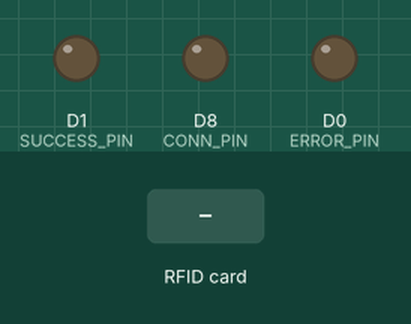
Recording of a sketch running on a simulated ESP8266 (NodeMCU). Shown: output pins drawn as LEDs (lit = HIGH). The inputs (shaded band) are chosen by the test bench. WiFi joins after 1.5 s; servers stay silent unless stated; uploads are accepted with an empty reply; what the sketch prints to the serial monitor is not drawn.

Above: at 0.0 s.
At 4.7 s:
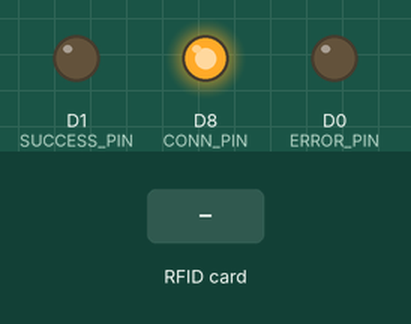
4.8 s: RFID card 5E 7A 19 C4 held to the reader
At 6.1 s:
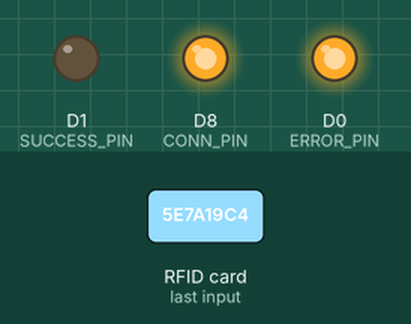
Timing chart, 0 to 9.3 s (numbered marks = the images above; inputs shaded):
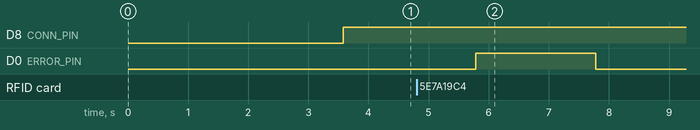

Measured:
- after the input at 4.8 s, D0 (ERROR_PIN): LOW → HIGH after 0.98 s, → LOW 2.0 s later

The sketch:

RFID_and_Node_MCU.ino
```cpp
#include <SPI.h>
#include <MFRC522.h>
#include <ESP8266HTTPClient.h>
#include <ESP8266WiFi.h>

#define SS_PIN D4
#define RST_PIN D2

#define ERROR_PIN D0
#define SUCCESS_PIN D1
#define CONN_PIN D8


const char *ssid = "sruthi"; //WIFI NAME OR HOTSPOT
const char *password = "kcharmila23"; //WIFI PASSWORD POR MOBILE HOTSPOT PASSWORD

MFRC522 mfrc522(SS_PIN, RST_PIN);
void setup() {
   delay(1000);
   Serial.begin(9600);
   WiFi.mode(WIFI_OFF);
   delay(1000);
   WiFi.mode(WIFI_STA);
   WiFi.begin(ssid, password);
   Serial.println("");

   pinMode(CONN_PIN, OUTPUT);
   pinMode(SUCCESS_PIN, OUTPUT);
   pinMode(ERROR_PIN, OUTPUT);

   Serial.print("Connecting");
   while (WiFi.status() != WL_CONNECTED) {
     delay(500);
     Serial.print(".");
   }

   Serial.println("");
   Serial.print("Connected to ");
   Serial.println(ssid);
   Serial.print("IP address: ");
   Serial.println(WiFi.localIP());

   SPI.begin();
   mfrc522.PCD_Init();
}

void sendRfidLog(long cardid) {

  if(WiFi.status() == WL_CONNECTED) {
    HTTPClient http;
    String postData = "cardid=" + String(cardid) + "&action=insertRecord";

    http.begin("http://192.168.0.5/RFIDandPHP/process.php");
    http.addHeader("Content-Type", "application/x-www-form-urlencoded");

    int httpCode = http.POST(postData);
    String payload = http.getString();
    Serial.println(httpCode);
    Serial.println(payload);

    if(payload.equals("success")) {
     digitalWrite(SUCCESS_PIN, HIGH);
    } else {
     digitalWrite(ERROR_PIN, HIGH);
    }
    http.end();
  }
}

void toggleConnStat() {
  if(WiFi.status() == WL_CONNECTED) {
    digitalWrite(CONN_PIN, HIGH);
  } else {
    digitalWrite(CONN_PIN, LOW);
  }
}

void loop() {

  if ( mfrc522.PICC_IsNewCardPresent()){
    if ( mfrc522.PICC_ReadCardSerial()){
      long code=0;
      for (byte i = 0; i < mfrc522.uid.size; i++){
        code=((code+mfrc522.uid.uidByte[i])*10);
      }
      sendRfidLog(code);
    }
  }

  toggleConnStat();
  delay (2000);

  digitalWrite(SUCCESS_PIN, LOW);
  digitalWrite(ERROR_PIN, LOW);

}
```
